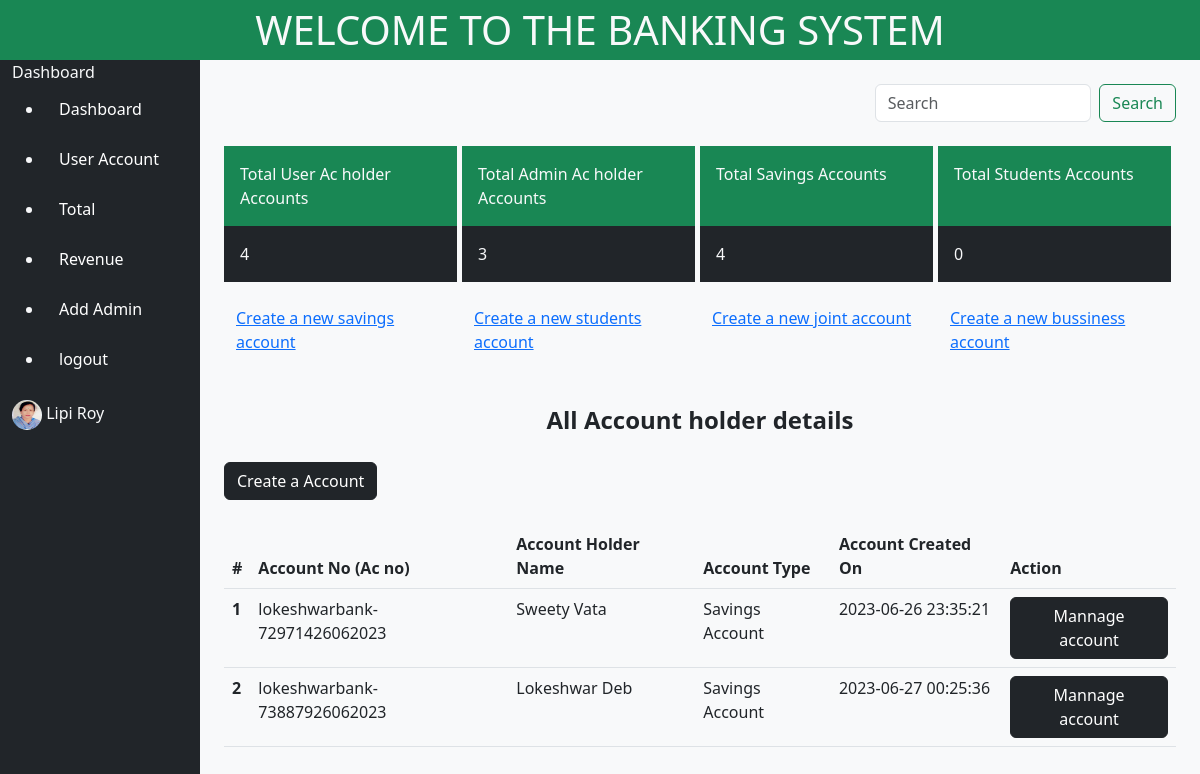
Screenshot of /dashboard (signed in) with the database file from the repository.
### tables this page shows
CREATE TABLE `ac_holders` (
  `id` int(11) NOT NULL,
  `account_no` varchar(255) NOT NULL,
  `ac_holder_name` varchar(255) NOT NULL,
  `ac_holder_current_balance` int(255) NOT NULL,
  `ac_holder_age` varchar(255) NOT NULL,
  `ac_type` varchar(255) NOT NULL,
  `ac_holder_img` varchar(255) NOT NULL,
  `ac_holder_c_address` varchar(255) NOT NULL,
  `ac_holder_p_address` varchar(255) NOT NULL,
  `account_status` varchar(255) NOT NULL,
  `datetime` datetime NOT NULL DEFAULT current_timestamp()
);

### controllers/index.php (called while the page is built)
<?php
require __DIR__ . "/../view/pages/dashboard.php";
?>

### config/conn.php (called while the page is built, shortened)
<?php
class connect{
    protected function db_connect(){
        $this->db_hostname = "localhost";
        $this->db_username = "root";
        $this->db_password = "";
        $this->dbname = "lokbanksys";
        $conn = new mysqli($this->db_hostname, $this->db_username, $this->db_password, $this->dbname);
        return $conn;
    }
}
?>

### models/get_sql_db_info.php (called while the page is built, shortened)
<?php
class sql_info extends connect {
    public function all_sql_info($table_name){
        $sql_all_info = "SELECT * FROM `$table_name`";
        $result = $this->db_connect()->query($sql_all_info);
        return $result;
    }
    public function all_where_sql($table_name, $condition_row_name, $equal_condition){
        $sql_all_where = "SELECT * FROM `$table_name` WHERE `$condition_row_name` = '$equal_condition'";
        $result = $this->db_connect()->query($sql_all_where);
        return $result;
    }
}
?>

### view/pages/dashboard.php (the view, shortened to what this page needs)
<?php
require __DIR__ . "/inc/_header.php";
require __DIR__ .  "/../../config/conn.php";
include __DIR__ . "/../../models/get_sql_db_info.php";
?>
<main class="bg-dark">
    <div class="container-fluid " style="height: 100vh;">
        <?php
        include "inc/_navbar.php";
        ?>
<div class="col-10 bg-light" style="min-height: 100vh; height:auto">
                <div class="container-fluid">
                    <?php
                    include "inc/_search.php";
                    ?>
                    <div class="container-fluid mt-4">
                        <div class="row">
                            <div class="col-3 bg-success text-light p-3 border-5 border-end border-light">Total User Ac holder Accounts</div>
                            <div class="col-3 bg-success text-light p-3 border-5 border-end border-light">Total Admin Ac holder Accounts</div>
                            <div class="col-3 bg-success text-light p-3 border-5 border-end border-light">Total Savings Accounts </div>
                            <div class="col-3 bg-success text-light p-3 border-5 border-end border-light">Total Students Accounts </div>
                        </div>
                        <div class="row">
                            <div class="col-3 bg-dark text-light p-3 border-5 border-end border-light">
                                <?php
$sql = new sql_info;
$result = $sql->all_sql_info("ac_holders");
$num = $result->num_rows;
echo $num;
                                ?>
                            </div>
                            <div class="col-3 bg-dark text-light p-3 border-5 border-end border-light">
                            <?php
$sql = new sql_info;
$result = $sql->all_sql_info("admin_users");
$num = $result->num_rows;
echo $num;
                                ?>
                            </div>
                            <div class="col-3 bg-dark text-light p-3 border-5 border-end border-light">
                            <?php
$sql = new sql_info;
$result = $sql->all_where_sql("ac_holders", "ac_type", "Savings Account");
$num = $result->num_rows;
echo $num;
                                ?>
                            </div>
                            <div class="col-3 bg-dark text-light p-3 border-5 border-end border-light">
                            <?php
$sql = new sql_info;
$result = $sql->all_where_sql("ac_holders", "ac_type", "Students Account");
$num = $result->num_rows;
echo $num;
                                ?>
                            </div>
                        </div>
                    </div>
                    <div class="container mt-4">
                        <div class="row">
                            <div class="col-3">
                                <a href="/create_account">Create a new savings account</a>
                            </div>
                            <div class="col-3">
                                <a href="/create_account">Create a new students account</a>
                            </div>
                            <div class="col-3">
                                <a href="/create_account">Create a new joint account</a>
                            </div>
                            <div class="col-3">
                                <a href="/create_account">Create a new bussiness account</a>
                            </div>
                        </div>
                    </div>
                </div>
                <div class="container-fluid mt-4">
                <table class="table">
  <thead>
    <tr>
      <th scope="col">#</th>
      <th scope="col">Account No (Ac no)</th>
      <th scope="col">Account Holder Name</th>
      <th scope="col">Account Type</th>
      <th scope="col">Account Created On</th>
      <th scope="col">Action</th>
    </tr>
  </thead>
  <tbody>
    <div class="text-center fs-4 fw-bold mb-4 mt-4 pt-4">
    All Account holder details
    </div>
    <a href="/create_bank_account"><button type="submit" class="btn btn-dark mb-4 btn-sm-sm">Create a Account</button></a>
    <?php
$sql = new sql_info;
$result = $sql->all_where_sql("ac_holders", "account_status", "");
       $num  =  $result->num_rows;
       if($num > 0 ){
        $sl_no = 1;
        while($row = $result->fetch_assoc()){
            echo '
            <tr>
            <th scope="row">'.$sl_no.'</th>
            <td>'.$row["account_no"].'</td>
            <td>'.$row["ac_holder_name"].'</td>
            <td>'.$row["ac_type"].'</td>
            <td >'.$row["datetime"].'</td>
            <td ><a href="/manage_account?ac_no='.$row['account_no'].'"><button class="btn btn-dark">Mannage account</button></a></td>
          </tr>
            ';
            $sl_no++;
        }
       }else{
        echo error_msg("The sheet has no entry");
       }
    ?>
  </tbody>
</table>
                </div>
            </div>
        </div>
    </div>
</main>

### assets/css/style.css (style rules this page uses)
:root { --custom-success-color: #198754; }
body { background-color: var(--custom-success-color) !important; }

### rows the page displays
ac_holders: account_no "lokeshwarbank-72971426062023", ac_holder_name "Sweety Vata", ac_type "Savings Account", datetime "2023-06-26 23:35:21"
ac_holders: account_no "lokeshwarbank-73887926062023", ac_holder_name "Lokeshwar Deb", ac_type "Savings Account", datetime "2023-06-27 00:25:36"

### other values shown
$_SESSION['admin_username'] "Lipi Roy"
$num "4"
$num "3"
$num "0"
